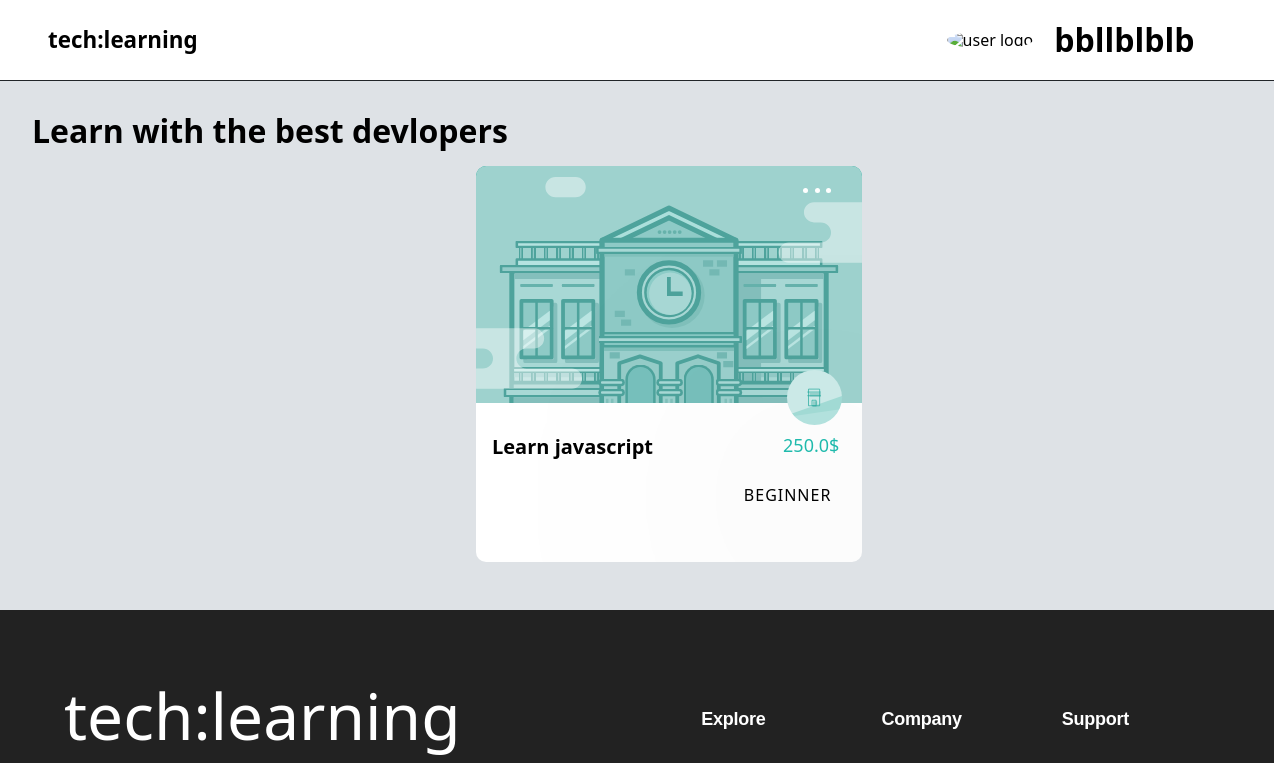
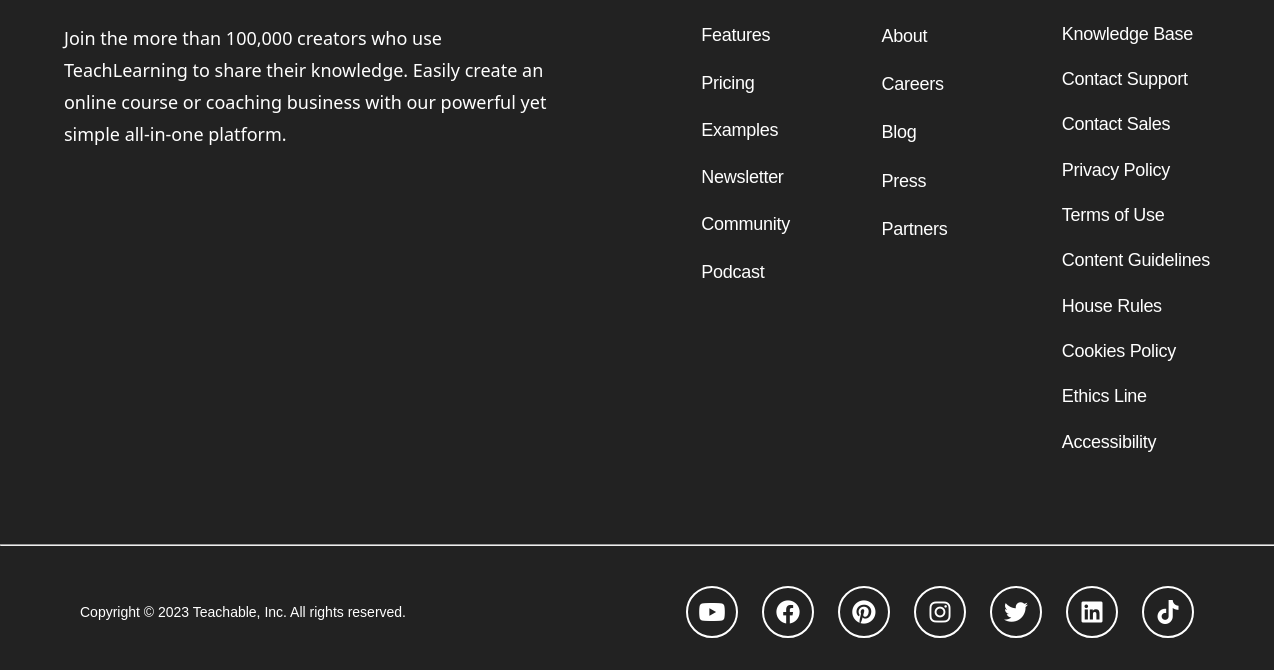
The page /user/ on the database as committed earlier (2 pictures, top to bottom).
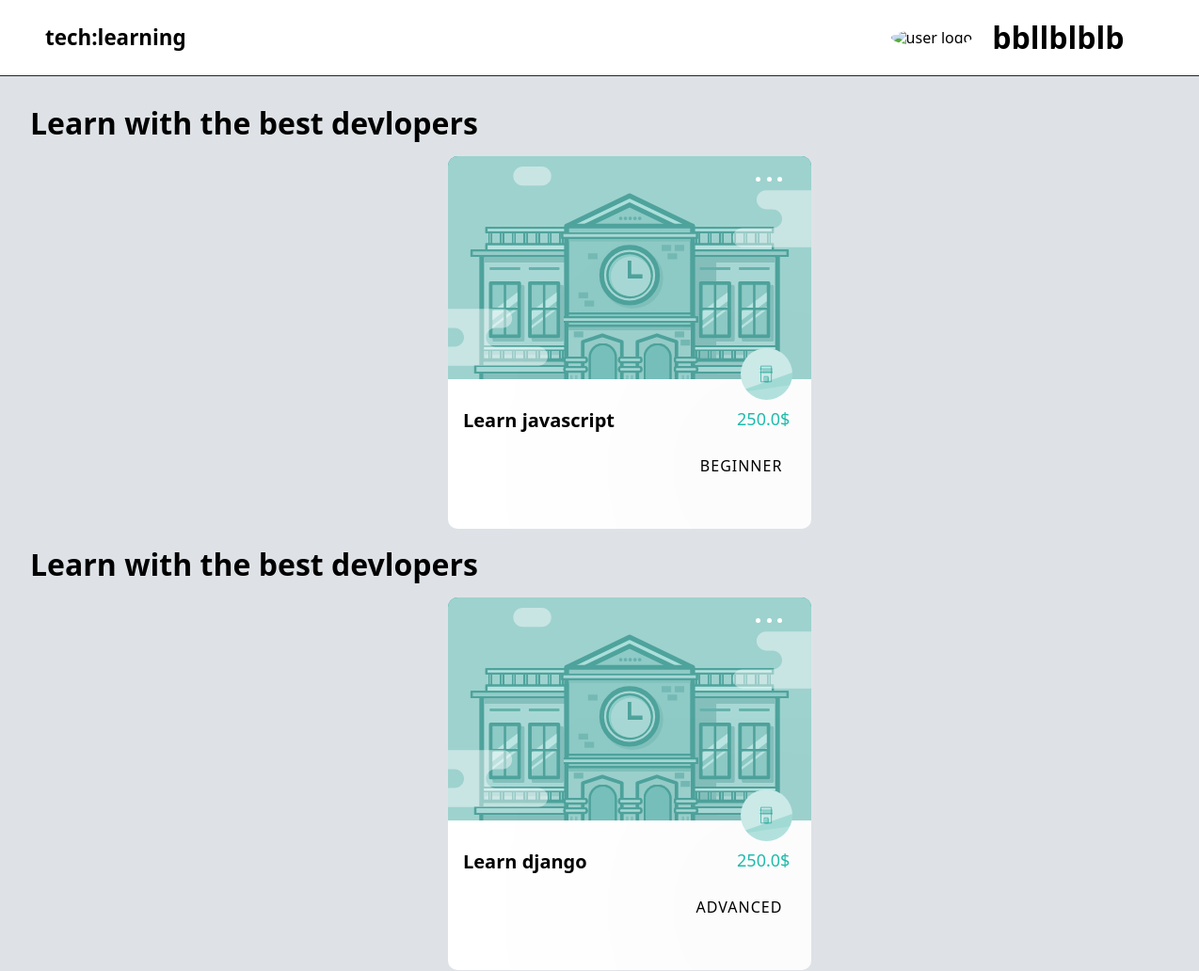
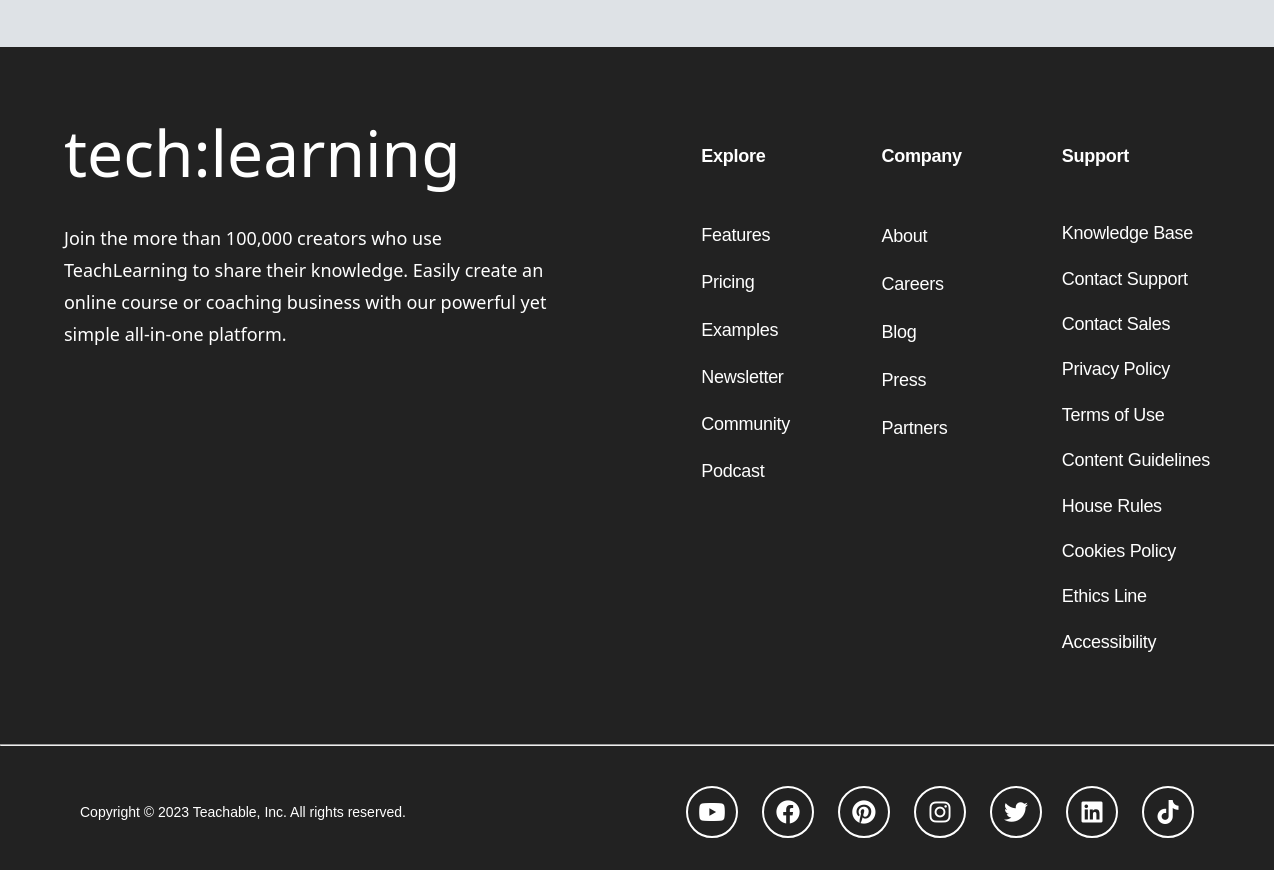
The same page on the database as committed later (2 pictures, top to bottom).
### compte/models.py (models this page shows)
class cour(models.Model):
    name= models.CharField(max_length=100, primary_key=True)
    slug= models.SlugField(max_length=128)
    created_at = models.DateTimeField(auto_now_add=True)
    price = models.FloatField()
    diff=models.CharField(max_length=100)

### techLearn/views.py (the view)
# urls.py: path('user/',homeu,name="homeu")
def homeu(request):
  cours=cour.objects.all()
  return render(request,'userHome.html',context={"cour":cours})

### templates/userHome.html (shortened to what the changed rows need)
{% load static %}
<!DOCTYPE html>
<html lang="en">
    <head>
        <link rel="stylesheet"
            href="https://cdnjs.cloudflare.com/ajax/libs/font-awesome/6.4.0/css/all.min.css"
 />
        <link rel="stylesheet"
            href="https://cdnjs.cloudflare.com/ajax/libs/line-awesome/1.3.0/line-awesome/css/line-awesome.min.css"
 />
        <link rel="stylesheet" href="{% static 'css/style.css' %}" />
        <link rel="stylesheet" href="{% static 'css/normalize.css' %}" />
    </head>
    <body>
        <nav>
            <div class="navlg userlg">
                <div class="navSection right-section navlg">
                    <h1 class='navTitle'>tech:learning</h1>
                </div>
                <div class="navSection left-section user">
                    {% if user.is_authenticated %}
                    <span class="userName">{{user.username}}</span>
                    {% else %}
                    <h1> bbllblblb</h1>
                  {% endif %}
                </div>
            </div>
        </nav>
        <main class="userHome">{% for i in cour  %}
            <section class="section">
                <h1>Learn with the best devlopers </h1>
                <div class="cardsUser">
                    <div class="user-card">
                        <div class="user-card-header">
                            <div class="button">
                                <div></div>
                                <div></div>
                                <div></div>
                            </div>
                        </div>
                        <div class="user-card-info">
                            <div class="logo">
                            </div>
                            <div class="user-card-title">
                                <span>Learn {{i.name}}</span>
                                <span>{{i.price}}$</span>
                            </div>
                            <div class="user-card-difculty">
                                <span>{{i.diff}}</span>
                            </div>
                        </div>
                    </div>
                </div>
            </section>{% endfor %}
        </main>
        <footer>
            <div class="footer_links">
                <div class="footer_description">
                    <div class="footer_header">
                        <h1>tech:learning</h1>
                    </div>
                </div>
            </div>
        </footer>
            </body>
</html>

Rows that differ between the two databases and show on the page:
added cour: name "django", price "250.0", diff "ADVANCED"
